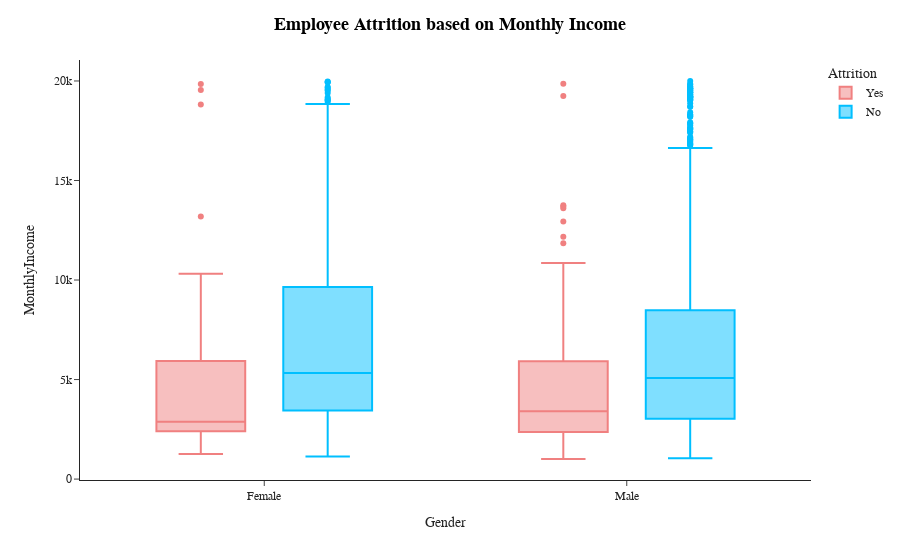

Here is the notebook cell this chart was saved with:
### Markdown cell above
<ul>
    <li><p>with the increase in years at company and increase in the years since the last promotion Attrition rate decreases</p></li>
    <li><p>At starting years with the current manager, Employee attrition is more and with increase in the years with the manager attrition decreases</p></li>
</ul>
<br>
<a id='b1'></a>
<div style="color:white;
            display:fill;
            border-radius:15px;
            background-color:white;
            font-size:110%;
            font-family:Verdana;
            letter-spacing:1px">
    <h3 style='padding: 10px;
              color:black;
               border:green;
               border-width:2.5px;
               border-style:solid;
              font-family: cursive;
              text-align:center;'>
        Employee Attrition based on Monthly Income
    </h3>
    </div>
<br>
<a href='#top' style='text-decoration:none; font-family: cursive; '>Back to Top^</a><br>

### Code cell
1
fig.update_xaxes(visible=True)
fig.update_yaxes(visible=True)
fig.update_layout(title_x=0.5,template='simple_white',showlegend=True,title_text='<b style="color:black; font-size:105%;">Employee Attrition based on Monthly Income</b>',font_family="Times New Roman",title_font_family="Times New Roman")
fig.show()

### Figure 1 — Plotly figure (JSON) as saved in the notebook; plotly's stock layout.template omitted (floating-point values rounded to 4 significant figures; data arrays with more than 128 entries replaced by an {"elided": "..."} marker saying what was removed)
{"data": [{"alignmentgroup": "True", "hovertemplate": "Attrition=Yes<br>Gender=%{x}<br>MonthlyIncome=%{y}<extra></extra>", "legendgroup": "Yes", "marker": {"color": "LightCoral"}, "name": "Yes", "notched": false, "offsetgroup": "Yes", "orientation": "v", "showlegend": true, "type": "box", "x": {"elided": "237 str values"}, "x0": " ", "xaxis": "x", "y": {"elided": "237 int values"}, "y0": " ", "yaxis": "y"}, {"alignmentgroup": "True", "hovertemplate": "Attrition=No<br>Gender=%{x}<br>MonthlyIncome=%{y}<extra></extra>", "legendgroup": "No", "marker": {"color": "DeepSkyBlue"}, "name": "No", "notched": false, "offsetgroup": "No", "orientation": "v", "showlegend": true, "type": "box", "x": {"elided": "1233 str values"}, "x0": " ", "xaxis": "x", "y": {"elided": "1233 int values"}, "y0": " ", "yaxis": "y"}], "layout": {"autosize": true, "boxmode": "group", "font": {"family": "Times New Roman"}, "legend": {"title": {"text": "Attrition"}, "tracegroupgap": 0}, "margin": {"t": 60}, "showlegend": true, "title": {"font": {"family": "Times New Roman"}, "text": "<b style=\"color:black; font-size:105%;\">Employee Attrition based on Monthly Income</b>", "x": 0.5}, "xaxis": {"anchor": "y", "autorange": true, "domain": [0, 1], "range": [-0.5037, 1.504], "title": {"text": "Gender"}, "type": "category", "visible": true}, "yaxis": {"anchor": "x", "autorange": true, "domain": [0, 1], "range": [-46, 21054], "title": {"text": "MonthlyIncome"}, "type": "linear", "visible": true}}}
